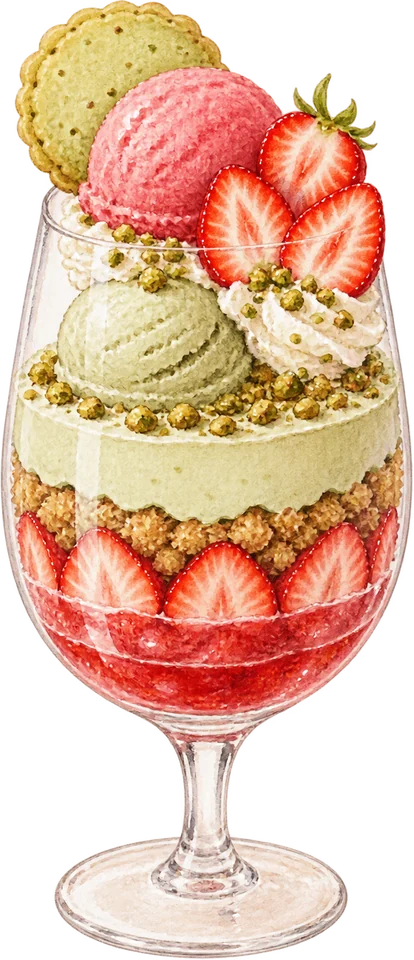
#> input picture img/bouquet-fraise.webp, 414 x 960 px, given in place of 803edab8-image.png, which was not available
$ python cut.py ../../../img/bouquet-fraise.webp
#> lines starting #> are read from the running program, lines starting #| are printed output that depends on the picture
"""Cut one pose out of the sheet: transparent background, floating extras removed, upscaled."""
import sys, json, numpy as np
from PIL import Image
from scipy import ndimage as ndi
D='/tmp/claude-0/-home-claude/af5c3a5d-3681-5814-aa7b-f88523c0fb1e/scratchpad/parfi/'
src=np.asarray(Image.open('/mnt/user-data/attachments/af5c3a5d-3681-5814-aa7b-f88523c0fb1e/803edab8-image.png').convert('RGB')).astype(np.float32)
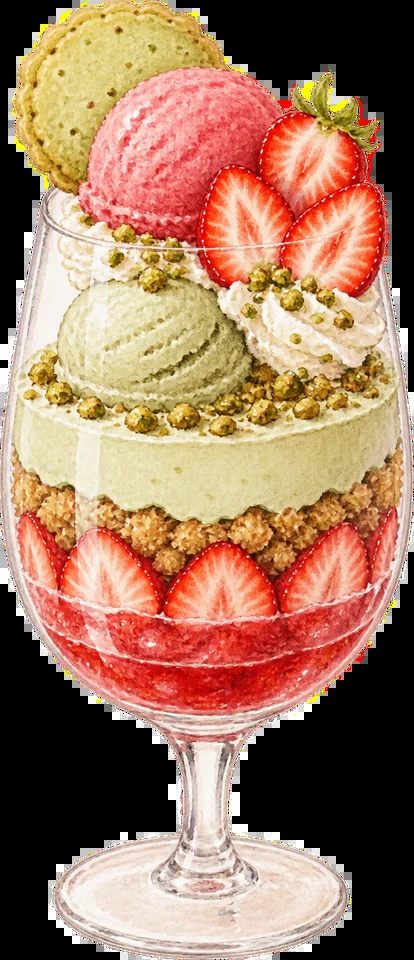
#> src: shape (960, 414, 3) float32; mean R, G, B 161.3, 120.9, 96
#> (the run stopped early here; a loop or call above may not have finished)

$ run again, on img/creme-soda.webp
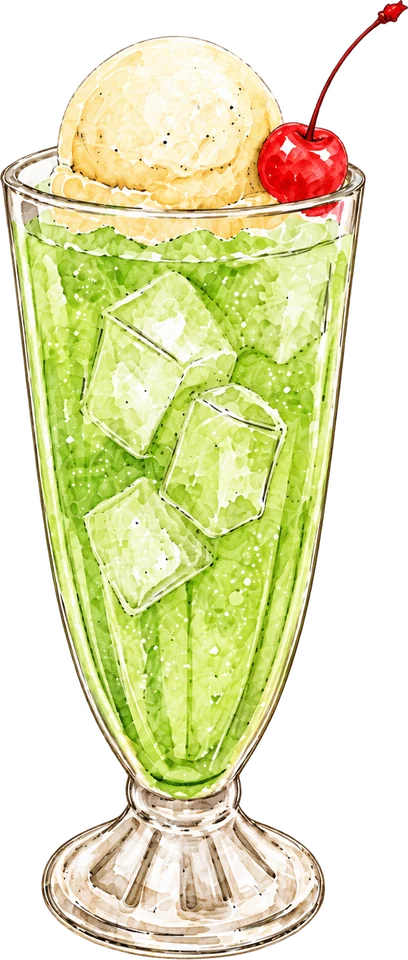
#> input picture img/creme-soda.webp, 408 x 960 px, given in place of 803edab8-image.png, which was not available
#> `src=np.asarray(Image.open('/mnt/user-data/attachments/af5c3a5d-3681-58..`:
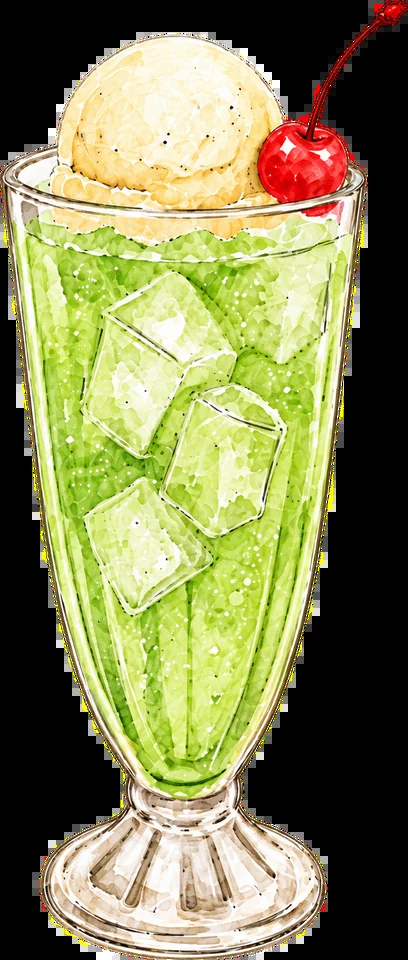
#> src: shape (960, 408, 3) float32; mean R, G, B 133.2, 133.2, 85.7
